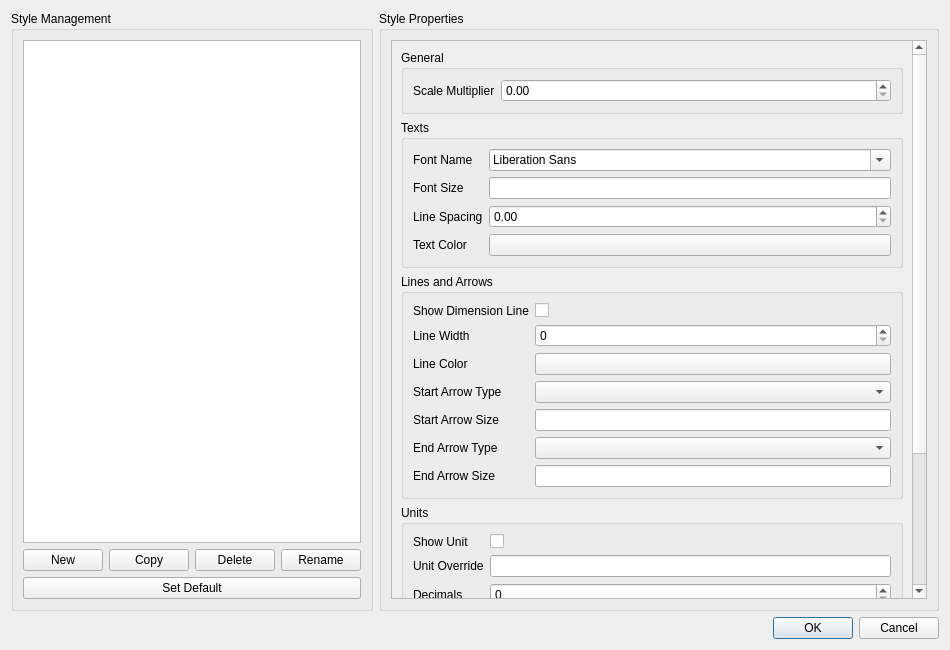
<?xml version="1.0" encoding="UTF-8"?>
<ui version="4.0">
 <class>AnnotationStyleManager</class>
 <widget class="QDialog" name="AnnotationStyleManager">
  <property name="geometry">
   <rect>
    <x>0</x>
    <y>0</y>
    <width>950</width>
    <height>650</height>
   </rect>
  </property>
  <property name="windowTitle">
   <string>Annotation Style Manager</string>
  </property>
  <layout class="QVBoxLayout" name="verticalLayout_Main">
   <item>
    <layout class="QHBoxLayout" name="horizontalLayout_Main" stretch="2,5">
     <item>
      <widget class="QGroupBox" name="groupBox_Management">
       <property name="title">
        <string>Style Management</string>
       </property>
       <layout class="QVBoxLayout" name="verticalLayout_Tree">
        <item>
         <widget class="QTreeWidget" name="treeWidget_Styles">
          <property name="headerHidden">
           <bool>true</bool>
          </property>
          <column>
           <property name="text">
            <string notr="true">Styles</string>
           </property>
          </column>
         </widget>
        </item>
        <item>
         <layout class="QHBoxLayout" name="horizontalLayout_Actions">
          <item>
           <widget class="QPushButton" name="pushButton_New">
            <property name="toolTip">
             <string>Create a new style in the selected library</string>
            </property>
            <property name="text">
             <string>New</string>
            </property>
           </widget>
          </item>
            <item>
             <widget class="QPushButton" name="pushButton_Copy">
              <property name="toolTip">
               <string>Create a new style as a copy of the selected style</string>
              </property>
              <property name="text">
               <string>Copy</string>
              </property>
             </widget>
            </item>
          <item>
           <widget class="QPushButton" name="pushButton_Delete">
            <property name="toolTip">
             <string>Delete the selected style</string>
            </property>
            <property name="text">
             <string>Delete</string>
            </property>
           </widget>
          </item>
          <item>
           <widget class="QPushButton" name="pushButton_Rename">
            <property name="toolTip">
             <string>Rename the selected style</string>
            </property>
            <property name="text">
             <string>Rename</string>
            </property>
           </widget>
          </item>
         </layout>
        </item>
        <item>
         <widget class="QPushButton" name="pushButton_SetDefault">
          <property name="toolTip">
           <string>Set the selected style as the default for new documents</string>
          </property>
          <property name="text">
           <string>Set Default</string>
          </property>
         </widget>
        </item>
       </layout>
      </widget>
     </item>
     <item>
      <widget class="QGroupBox" name="groupBox_Properties">
       <property name="title">
        <string>Style Properties</string>
       </property>
       <layout class="QVBoxLayout" name="verticalLayout_Right">
        <item>
         <widget class="QScrollArea" name="scrollArea_Properties">
          <property name="widgetResizable">
           <bool>true</bool>
          </property>
          <widget class="QWidget" name="scrollAreaWidgetContents">
           <property name="geometry">
            <rect>
             <x>0</x>
             <y>0</y>
             <width>490</width>
             <height>540</height>
            </rect>
           </property>
           <layout class="QVBoxLayout" name="verticalLayout_ScrollContents">
            <item>
             <widget class="QGroupBox" name="groupBox_General">
              <property name="title">
               <string>General</string>
              </property>
              <layout class="QFormLayout" name="formLayout_General">
               <item row="0" column="0">
                <widget class="QLabel" name="label_ScaleMultiplier">
                 <property name="text">
                  <string>Scale Multiplier</string>
                 </property>
                </widget>
               </item>
               <item row="0" column="1">
                <widget class="QDoubleSpinBox" name="ScaleMultiplier"/>
               </item>
              </layout>
             </widget>
            </item>
            <item>
             <widget class="QGroupBox" name="groupBox_Texts">
              <property name="title">
               <string>Texts</string>
              </property>
              <layout class="QFormLayout" name="formLayout_Texts">
               <item row="0" column="0">
                <widget class="QLabel" name="label_FontName">
                 <property name="text">
                  <string>Font Name</string>
                 </property>
                </widget>
               </item>
               <item row="0" column="1">
                <widget class="QFontComboBox" name="FontName"/>
               </item>
               <item row="1" column="0">
                <widget class="QLabel" name="label_FontSize">
                 <property name="text">
                  <string>Font Size</string>
                 </property>
                </widget>
               </item>
               <item row="1" column="1">
                <widget class="Gui::InputField" name="FontSize"/>
               </item>
               <item row="2" column="0">
                <widget class="QLabel" name="label_LineSpacing">
                 <property name="text">
                  <string>Line Spacing</string>
                 </property>
                </widget>
               </item>
               <item row="2" column="1">
                <widget class="QDoubleSpinBox" name="LineSpacing"/>
               </item>
               <item row="3" column="0">
                <widget class="QLabel" name="label_TextColor">
                 <property name="text">
                  <string>Text Color</string>
                 </property>
                </widget>
               </item>
               <item row="3" column="1">
                <widget class="Gui::ColorButton" name="TextColor"/>
               </item>
              </layout>
             </widget>
            </item>
            <item>
             <widget class="QGroupBox" name="groupBox_LinesAndArrows">
              <property name="title">
               <string>Lines and Arrows</string>
              </property>
              <layout class="QFormLayout" name="formLayout_LinesAndArrows">
               <item row="0" column="0">
                <widget class="QLabel" name="label_ShowLine">
                 <property name="text">
                  <string>Show Dimension Line</string>
                 </property>
                </widget>
               </item>
               <item row="0" column="1">
                <widget class="QCheckBox" name="ShowLine"/>
               </item>
               <item row="1" column="0">
                <widget class="QLabel" name="label_LineWidth">
                 <property name="text">
                  <string>Line Width</string>
                 </property>
                </widget>
               </item>
               <item row="1" column="1">
                <widget class="QSpinBox" name="LineWidth"/>
               </item>
               <item row="2" column="0">
                <widget class="QLabel" name="label_LineColor">
                 <property name="text">
                  <string>Line Color</string>
                 </property>
                </widget>
               </item>
               <item row="2" column="1">
                <widget class="Gui::ColorButton" name="LineColor"/>
               </item>
               <item row="3" column="0">
                <widget class="QLabel" name="label_ArrowTypeStart">
                 <property name="text">
                  <string>Start Arrow Type</string>
                 </property>
                </widget>
               </item>
               <item row="3" column="1">
                <widget class="QComboBox" name="ArrowTypeStart"/>
               </item>
               <item row="4" column="0">
                <widget class="QLabel" name="label_ArrowSizeStart">
                 <property name="text">
                  <string>Start Arrow Size</string>
                 </property>
                </widget>
               </item>
               <item row="4" column="1">
                <widget class="Gui::InputField" name="ArrowSizeStart"/>
               </item>
               <item row="5" column="0">
                <widget class="QLabel" name="label_ArrowTypeEnd">
                 <property name="text">
                  <string>End Arrow Type</string>
                 </property>
                </widget>
               </item>
               <item row="5" column="1">
                <widget class="QComboBox" name="ArrowTypeEnd"/>
               </item>
               <item row="6" column="0">
                <widget class="QLabel" name="label_ArrowSizeEnd">
                 <property name="text">
                  <string>End Arrow Size</string>
                 </property>
                </widget>
               </item>
               <item row="6" column="1">
                <widget class="Gui::InputField" name="ArrowSizeEnd"/>
               </item>
              </layout>
             </widget>
            </item>
            <item>
             <widget class="QGroupBox" name="groupBox_Units">
              <property name="title">
               <string>Units</string>
              </property>
              <layout class="QFormLayout" name="formLayout_Units">
               <item row="0" column="0">
                <widget class="QLabel" name="label_ShowUnit">
                 <property name="text">
                  <string>Show Unit</string>
                 </property>
                </widget>
               </item>
               <item row="0" column="1">
                <widget class="QCheckBox" name="ShowUnit"/>
               </item>
               <item row="1" column="0">
                <widget class="QLabel" name="label_UnitOverride">
                 <property name="text">
                  <string>Unit Override</string>
                 </property>
                </widget>
               </item>
               <item row="1" column="1">
                <widget class="QLineEdit" name="UnitOverride"/>
               </item>
               <item row="2" column="0">
                <widget class="QLabel" name="label_Decimals">
                 <property name="text">
                  <string>Decimals</string>
                 </property>
                </widget>
               </item>
               <item row="2" column="1">
                <widget class="QSpinBox" name="Decimals"/>
               </item>
              </layout>
             </widget>
            </item>
            <item>
             <widget class="QGroupBox" name="groupBox_DimensionDetails">
              <property name="title">
               <string>Dimension Details</string>
              </property>
              <layout class="QFormLayout" name="formLayout_DimensionDetails">
               <item row="0" column="0">
                <widget class="QLabel" name="label_DimOvershoot">
                 <property name="text">
                  <string>Dim Overshoot</string>
                 </property>
                </widget>
               </item>
               <item row="0" column="1">
                <widget class="Gui::InputField" name="DimOvershoot"/>
               </item>
               <item row="1" column="0">
                <widget class="QLabel" name="label_ExtLines">
                 <property name="text">
                  <string>Ext Lines</string>
                 </property>
                </widget>
               </item>
               <item row="1" column="1">
                <widget class="Gui::InputField" name="ExtLines"/>
               </item>
               <item row="2" column="0">
                <widget class="QLabel" name="label_ExtOvershoot">
                 <property name="text">
                  <string>Ext Overshoot</string>
                 </property>
                </widget>
               </item>
               <item row="2" column="1">
                <widget class="Gui::InputField" name="ExtOvershoot"/>
               </item>
               <item row="3" column="0">
                <widget class="QLabel" name="label_TextSpacing">
                 <property name="text">
                  <string>Text Spacing</string>
                 </property>
                </widget>
               </item>
               <item row="3" column="1">
                <widget class="Gui::InputField" name="TextSpacing"/>
               </item>
              </layout>
             </widget>
            </item>
            <item>
             <spacer name="verticalSpacer_Scroll">
              <property name="orientation">
               <enum>Qt::Vertical</enum>
              </property>
              <property name="sizeHint" stdset="0">
               <size>
                <width>20</width>
                <height>40</height>
               </size>
              </property>
             </spacer>
            </item>
           </layout>
          </widget>
         </widget>
        </item>
       </layout>
      </widget>
     </item>
    </layout>
   </item>
   <item>
    <widget class="QDialogButtonBox" name="buttonBox">
     <property name="orientation">
      <enum>Qt::Horizontal</enum>
     </property>
     <property name="standardButtons">
      <set>QDialogButtonBox::Cancel|QDialogButtonBox::Ok</set>
     </property>
    </widget>
   </item>
  </layout>
 </widget>
 <customwidgets>
  <customwidget>
   <class>Gui::InputField</class>
   <extends>QLineEdit</extends>
   <header>Gui/InputField.h</header>
  </customwidget>
  <customwidget>
   <class>Gui::ColorButton</class>
   <extends>QPushButton</extends>
   <header>Gui/Widgets.h</header>
  </customwidget>
 </customwidgets>
 <resources/>
 <connections>
  <connection>
   <sender>buttonBox</sender>
   <signal>accepted()</signal>
   <receiver>AnnotationStyleManager</receiver>
   <slot>accept()</slot>
  </connection>
  <connection>
   <sender>buttonBox</sender>
   <signal>rejected()</signal>
   <receiver>AnnotationStyleManager</receiver>
   <slot>reject()</slot>
  </connection>
 </connections>
</ui>
